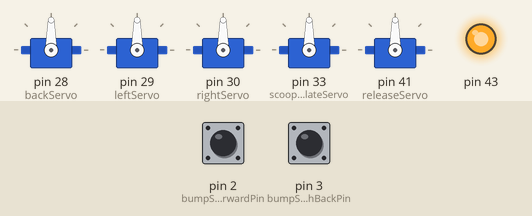
This sketch was run on a simulated Arduino Mega 2560, built with avr-gcc and run on an emulated ATmega2560. Shown: 5 × servo, output pins drawn as LEDs (lit = HIGH). The inputs (shaded band) are chosen by the test bench; at power-on: pin 2 (bumpSwitchForwardPin) HIGH, pin 3 (bumpSwitchBackPin) HIGH.

Above: at 0.1 s.
At 2.1 s:
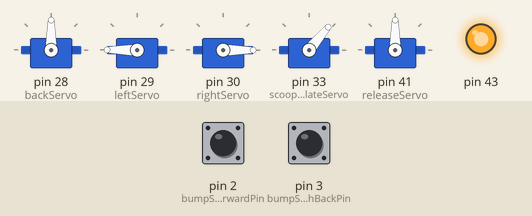
At 6.1 s:
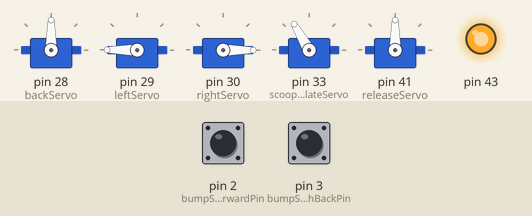
At 21.6 s:
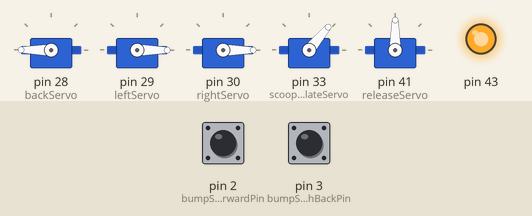
At 27.1 s:
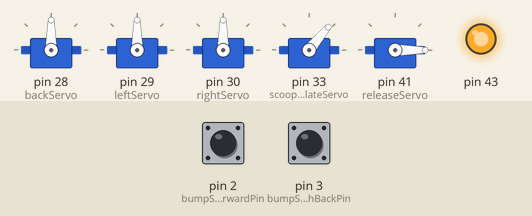
At 34.1 s:
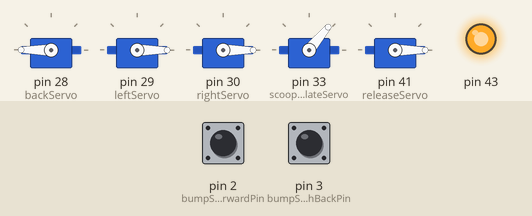
Timing chart, 0 to 35.6 s (numbered marks = the images above):
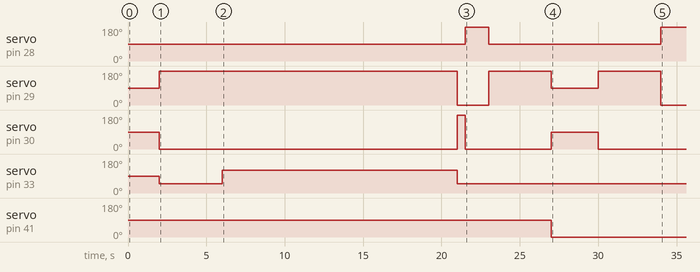

The sketch:

Arduino_Main_Code.ino
```cpp
#include <Servo.h>

#include <Stepper.h>


int stepsPerRevolution = 200;

int startingHeight = 150;
int targetHeight = 250;
int currentHeight;

int distanceFromStartToSea = 300;         //These values are temp
int widthOfCompound = 400;                //
int distanceFromSeaToInland = 1000;

int normalTravelVelocity = 700; //This is in millimeters per second

int stepsLowerScoop = 9300; //Positive Integer that represents the displacement of the scoop from the start position to being low enough to pick up the balls
int travelTime;
int switchState;

bool bumpForwardState = false;
bool bumpBackwardState = false;

Servo backServo;
Servo leftServo;
Servo rightServo;
Servo scoopArticulateServo;
Servo releaseServo;
Stepper elevatorStepper(stepsPerRevolution, 31,32,33,34);

int bumpSwitchForwardPin = 2;
int bumpSwitchBackPin = 3;

unsigned long startTime;
int currTime;


void setup() {
  pinMode(43, OUTPUT);
  digitalWrite(43, HIGH);       // This block is the enables for the motor drivers

  backServo.attach(28);
  leftServo.attach(29);
  rightServo.attach(30);
  scoopArticulateServo.attach(33);
  releaseServo.attach(41);
  elevatorStepper.setSpeed(60);

  pinMode(bumpSwitchForwardPin, INPUT_PULLUP);
  pinMode(bumpSwitchBackPin, INPUT_PULLUP);
  attachInterrupt(digitalPinToInterrupt(bumpSwitchForwardPin), bumpForward, FALLING);
  attachInterrupt(digitalPinToInterrupt(bumpSwitchBackPin), bumpBackward, FALLING);
  Serial.begin(9600);
  bumpForwardState = false;
  bumpBackwardState = false;

  interrupts();

  bumpForwardState = 0;
  bumpBackwardState = 0;

}

void loop() {


  delay(2000);
  scoopArticulateServo.write(50);
  forward(4000);
  scoopArticulateServo.write(120);
  left(15000);
  scoopArticulateServo.write(50);
  backward(500);
  rotateClockwise(1500);

  forward(4000);

  releaseServo.write(0);
  delay(1000);


}

void lowerArm(int finalSteps) {

  elevatorStepper.step(-finalSteps);

}

void raiseArm(int finalSteps) {
  elevatorStepper.step(finalSteps);
}

void rotateClockwise(int distance) {
  int time_current = millis();
  do {
  backServo.write(180);
  leftServo.write(0);
  rightServo.write(0);
  } while (millis() < time_current + distance);

  stopChassis();

}


void left(double distance) {
  int time_current = millis();
  do {

    if (bumpForwardState = 1) {
      forward(100);

      bumpForwardState = 0;
    } else if (bumpBackwardState = 1) {
      backward(100);
      bumpBackwardState = 0;
    }

  backServo.write(180);
  leftServo.write(70);
  rightServo.write(70);
  } while (millis() < time_current + distance);

  stopChassis();

}

void right(double distance) {

  int time_current = millis();
  do {

    if (bumpForwardState = 1) {
      forward(100);

      bumpForwardState = 0;
    } else if (bumpBackwardState = 1) {
      backward(100);
      bumpBackwardState = 0;
    }

  backServo.write(0);
  leftServo.write(100);
  rightServo.write(100);
  } while (millis() < time_current + distance);
  stopChassis();

}

void forward(double distance) {

  int time_current = millis();
  do {
  rightServo.write(0);
  leftServo.write(180);
  backServo.write(90);
  } while (millis() < time_current + distance);
  stopChassis();


}

void backward(double distance) {

  int time_current = millis();
  do {
  rightServo.write(180);
  leftServo.write(0);
  backServo.write(90);
  } while (millis() < time_current + distance);
  stopChassis();

}


void stopChassis() {
  leftServo.write(90);
  rightServo.write(90);
  backServo.write(90);
}

void bumpForward() {


  bumpForwardState = 1;
}

void bumpBackward() {


//  do{
//    switchState = digitalRead(bumpSwitchBackPin);
//    leftServo.write(180);
//    rightServo.write(0);
//    backServo.write(90);
//  } while (switchState = 0);
  bumpBackwardState = 1;


}
```

Measured:
- by itself, servo on pin 28 (backServo): 90° → 180° at 21.5 s, → 90° 1.5 s later, → 180° 11.0 s later
- by itself, servo on pin 29 (leftServo): 90° → 180° at 2.0 s, → 0° 19.0 s later, → 180° 2.0 s later, → 90° 4.0 s later, … (6 changes in this stretch)
- by itself, servo on pin 30 (rightServo): 90° → 0° at 2.0 s, → 180° 19.0 s later, → 0° 0.50 s later, → 90° 5.5 s later, … (5 changes in this stretch)
- by itself, servo on pin 33 (scoopArticulateServo): 90° → 50° at 2.0 s, → 120° 4.0 s later, → 50° 15.0 s later
- by itself, servo on pin 41 (releaseServo): 90° → 0° at 27.0 s
